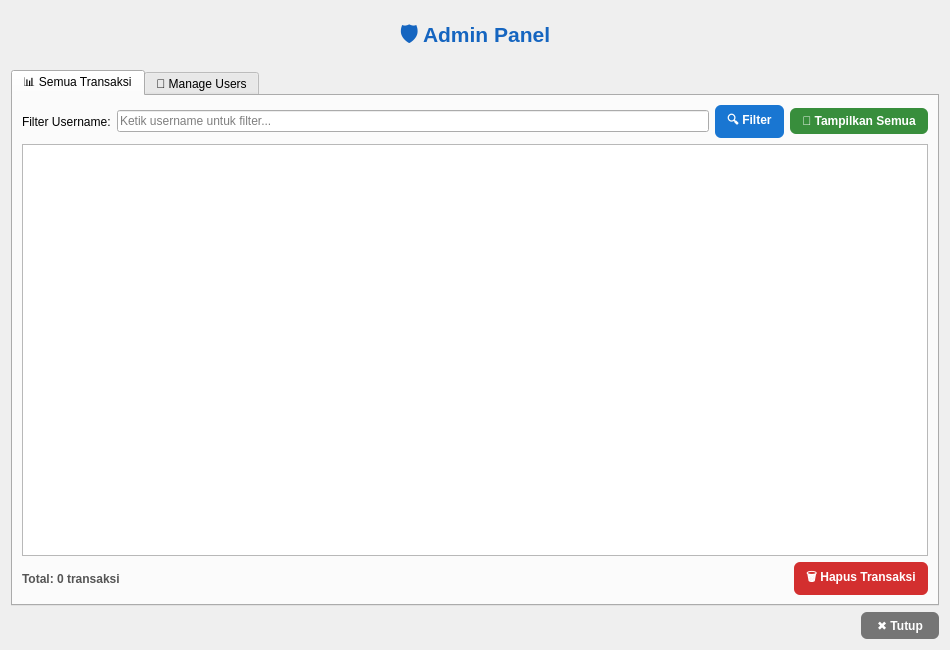
<?xml version="1.0" encoding="UTF-8"?>
<ui version="4.0">
 <class>AdminDialog</class>
 <widget class="QDialog" name="AdminDialog">
  <property name="geometry">
   <rect>
    <x>0</x>
    <y>0</y>
    <width>950</width>
    <height>650</height>
   </rect>
  </property>
  <property name="windowTitle">
   <string>Admin Panel</string>
  </property>
  <layout class="QVBoxLayout" name="verticalLayout">
   <item>
    <widget class="QLabel" name="labelTitle">
     <property name="styleSheet">
      <string>font-size:16pt;font-weight:bold;color:#1565C0;padding:8px;</string>
     </property>
     <property name="text">
      <string>🛡️ Admin Panel</string>
     </property>
     <property name="alignment">
      <set>Qt::AlignmentFlag::AlignCenter</set>
     </property>
    </widget>
   </item>
   <item>
    <widget class="QTabWidget" name="tabWidget">
     <property name="currentIndex">
      <number>0</number>
     </property>
     <widget class="QWidget" name="tabTransactions">
      <attribute name="title">
       <string>📊 Semua Transaksi</string>
      </attribute>
      <layout class="QVBoxLayout">
       <item>
        <layout class="QHBoxLayout">
         <item>
          <widget class="QLabel" name="label_2">
           <property name="text">
            <string>Filter Username:</string>
           </property>
          </widget>
         </item>
         <item>
          <widget class="QLineEdit" name="inputFilter">
           <property name="placeholderText">
            <string>Ketik username untuk filter...</string>
           </property>
          </widget>
         </item>
         <item>
          <widget class="QPushButton" name="btnFilter">
           <property name="styleSheet">
            <string>background-color:#1976D2;color:white;font-weight:bold;border-radius:6px;padding:6px 12px;</string>
           </property>
           <property name="text">
            <string>🔍 Filter</string>
           </property>
          </widget>
         </item>
         <item>
          <widget class="QPushButton" name="btnAllTransactions">
           <property name="styleSheet">
            <string>background-color:#388E3C;color:white;font-weight:bold;border-radius:6px;padding:6px 12px;</string>
           </property>
           <property name="text">
            <string>🔄 Tampilkan Semua</string>
           </property>
          </widget>
         </item>
        </layout>
       </item>
       <item>
        <widget class="QTableWidget" name="tableTransactions">
         <property name="editTriggers">
          <set>QAbstractItemView::EditTrigger::NoEditTriggers</set>
         </property>
         <property name="alternatingRowColors">
          <bool>true</bool>
         </property>
         <property name="selectionBehavior">
          <enum>QAbstractItemView::SelectionBehavior::SelectRows</enum>
         </property>
        </widget>
       </item>
       <item>
        <layout class="QHBoxLayout">
         <item>
          <widget class="QLabel" name="labelTransactionCount">
           <property name="styleSheet">
            <string>font-weight:bold;color:#555;</string>
           </property>
           <property name="text">
            <string>Total: 0 transaksi</string>
           </property>
          </widget>
         </item>
         <item>
          <spacer>
           <property name="orientation">
            <enum>Qt::Orientation::Horizontal</enum>
           </property>
           <property name="sizeHint" stdset="0">
            <size>
             <width>0</width>
             <height>0</height>
            </size>
           </property>
          </spacer>
         </item>
         <item>
          <widget class="QPushButton" name="btnDeleteTransaction">
           <property name="styleSheet">
            <string>background-color:#D32F2F;color:white;font-weight:bold;border-radius:6px;padding:6px 12px;</string>
           </property>
           <property name="text">
            <string>🗑️ Hapus Transaksi</string>
           </property>
          </widget>
         </item>
        </layout>
       </item>
      </layout>
     </widget>
     <widget class="QWidget" name="tabUsers">
      <attribute name="title">
       <string>👥 Manage Users</string>
      </attribute>
      <layout class="QVBoxLayout">
       <item>
        <widget class="QTableWidget" name="tableUsers">
         <property name="editTriggers">
          <set>QAbstractItemView::EditTrigger::NoEditTriggers</set>
         </property>
         <property name="alternatingRowColors">
          <bool>true</bool>
         </property>
         <property name="selectionBehavior">
          <enum>QAbstractItemView::SelectionBehavior::SelectRows</enum>
         </property>
        </widget>
       </item>
       <item>
        <layout class="QHBoxLayout">
         <item>
          <widget class="QLabel" name="labelUserCount">
           <property name="styleSheet">
            <string>font-weight:bold;color:#555;</string>
           </property>
           <property name="text">
            <string>Total: 0 user</string>
           </property>
          </widget>
         </item>
         <item>
          <spacer>
           <property name="orientation">
            <enum>Qt::Orientation::Horizontal</enum>
           </property>
           <property name="sizeHint" stdset="0">
            <size>
             <width>0</width>
             <height>0</height>
            </size>
           </property>
          </spacer>
         </item>
         <item>
          <widget class="QPushButton" name="btnAllUsers">
           <property name="styleSheet">
            <string>background-color:#388E3C;color:white;font-weight:bold;border-radius:6px;padding:6px 12px;</string>
           </property>
           <property name="text">
            <string>🔄 Refresh</string>
           </property>
          </widget>
         </item>
         <item>
          <widget class="QPushButton" name="btnDeleteUser">
           <property name="styleSheet">
            <string>background-color:#D32F2F;color:white;font-weight:bold;border-radius:6px;padding:6px 12px;</string>
           </property>
           <property name="text">
            <string>🗑️ Hapus User</string>
           </property>
          </widget>
         </item>
        </layout>
       </item>
      </layout>
     </widget>
    </widget>
   </item>
   <item>
    <layout class="QHBoxLayout">
     <item>
      <spacer>
       <property name="orientation">
        <enum>Qt::Orientation::Horizontal</enum>
       </property>
       <property name="sizeHint" stdset="0">
        <size>
         <width>0</width>
         <height>0</height>
        </size>
       </property>
      </spacer>
     </item>
     <item>
      <widget class="QPushButton" name="btnClose">
       <property name="styleSheet">
        <string>background-color:#757575;color:white;font-weight:bold;border-radius:6px;padding:6px 16px;</string>
       </property>
       <property name="text">
        <string>✖ Tutup</string>
       </property>
      </widget>
     </item>
    </layout>
   </item>
  </layout>
 </widget>
 <resources/>
 <connections>
  <connection>
   <sender>btnClose</sender>
   <signal>clicked()</signal>
   <receiver>AdminDialog</receiver>
   <slot>close()</slot>
   <hints>
    <hint type="sourcelabel">
     <x>20</x>
     <y>20</y>
    </hint>
    <hint type="destinationlabel">
     <x>20</x>
     <y>20</y>
    </hint>
   </hints>
  </connection>
 </connections>
</ui>
